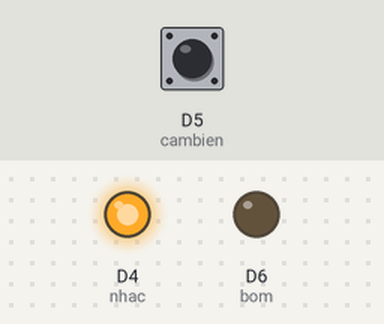
This sketch was run on a simulated ESP8266 (NodeMCU). Shown: output pins drawn as LEDs (lit = HIGH). Inputs (shaded band) come from the test bench; at power-on: D5 (cambien) HIGH.

Above: at 2.2 s.
2.3 s: D5 (cambien) pulled LOW for 0.15 s
At 2.85 s:
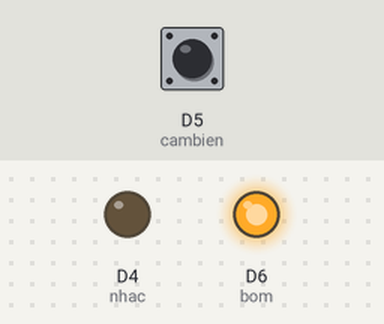
At 4.2 s:
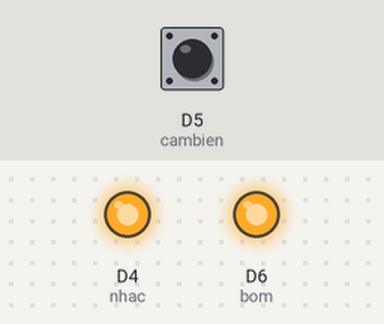
Timing chart, 0 to 6.4 s (numbered marks = the images above; inputs shaded):
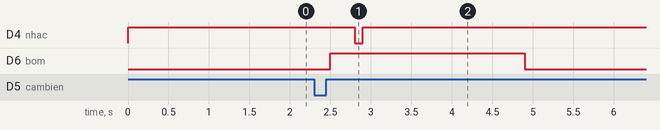

The sketch:

MAY_RUA_TAY_AM_THANH.ino
```cpp
int cambien = D5;
int bom = D6;
int nhac = D4;
void setup() {
  // put your setup code here, to run once:
  digitalWrite(nhac,HIGH);
pinMode(cambien, INPUT_PULLUP);
pinMode(nhac, OUTPUT);
pinMode(bom, OUTPUT);
digitalWrite(nhac,HIGH);
digitalWrite(bom,LOW);
delay(1000);
}

void loop() {
  // put your main code here, to run repeatedly:
if(digitalRead(cambien)== HIGH){
  delay(100);
  if(digitalRead(cambien)== LOW){
 delay(200);
 digitalWrite(bom, HIGH);
 delay(300);
 digitalWrite(nhac,LOW);
 delay(100);
 digitalWrite(nhac,HIGH);
 delay(2000);
 digitalWrite(bom,LOW);
 delay(3000);
}
}
}
```

Measured:
- after the input at 2.3 s, D4 (nhac): HIGH → LOW after 0.50 s, → HIGH 0.10 s later; D6 (bom): LOW → HIGH after 0.20 s, → LOW 2.4 s later
